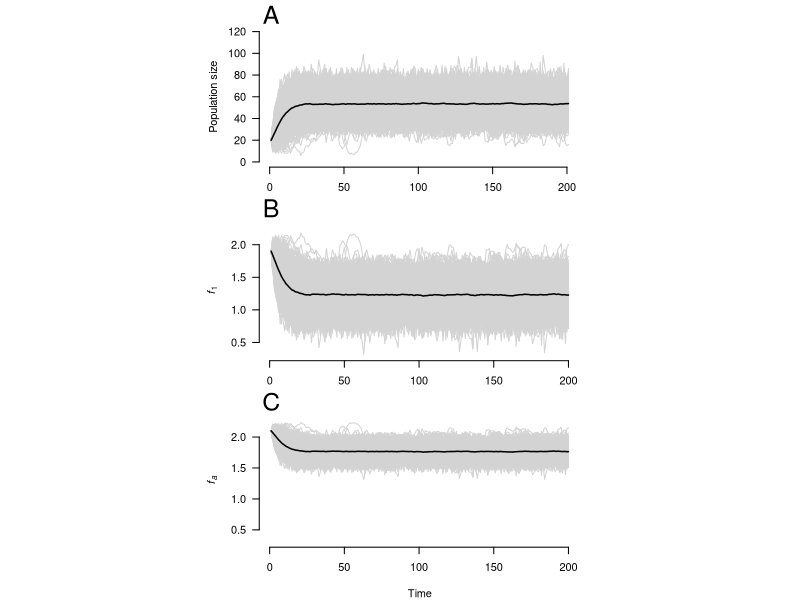

This chart was generated by the following R code:
# Schaub & Kery (2021) Integrated Population Models
# Chapter 3 : Introduction to stage-structured population models
# ----------------------------------------------------
# Code from proofs.

# 3.3 Classical analysis of a matrix population model
# ===================================================

# 3.3.6 Matrix population models with density-dependence and
#       demographic stochasticity
# -----------------------------------------------------------

# Define means of the demographic rates and strength of density-dependence
mean.sj <- 0.3
mean.sa <- 0.55
f1.int <- 2.3     # Productivity of 1y females when population size is 0
f1.beta <- -0.02  # Strength of density-dependence on productivity of 1y

# This is simply the slope of the regression of f1 on N
fa.int <- 2.3     # Productivity of adult females when population size is 0
fa.beta <- -0.01  # Strength of density-dependence on productivity of adults

# Define the number of years with predictions
T <- 200
nsim <- 1000

# Define population matrix and initial stage-specific population sizes
N <- array(NA, dim=c(2, T+1, nsim))
N[,1,] <- c(10, 10)
r <- f1 <- fa <- matrix(NA, nrow=T, ncol=nsim)

# Project population
for (s in 1:nsim){
  if(s %% 100 == 0) {cat(paste("*** Simrep", s, "***\n")) } # Counter
  for (t in 1:T){
    f1[t,s] <- f1.int + f1.beta * sum(N[,t,s])
    fa[t,s] <- fa.int + fa.beta * sum(N[,t,s])
    N[1,t+1,s] <- rpois(1, mean.sj * (f1[t,s] * N[1,t,s] + fa[t,s] * N[2,t,s]))
    N[2,t+1,s] <- rbinom(1, sum(N[,t,s]), mean.sa)
  } #t
} #s

# ~~~~ code for Fig. 3.16 ~~~~
op <- par(mar=c(2, 4, 2, 1), las=1, cex=1.1, "mfrow")
layout(matrix(1:3, 3, 1, byrow=TRUE), widths=2, heights=c(1, 1, 1.1), TRUE)
plot(colSums(N[,,1]), type="l", col="lightgrey", ylim=c(0, 120),
    ylab="Population size", xlab="", axes=FALSE)
axis(1); axis(2)
for (s in 2:nsim){
  lines(colSums(N[,,s]), col="lightgrey")
}
Nall <- apply(N, c(2,3), sum)
lines(apply(Nall, 1, mean), col="black", lwd=1.5)
mtext("A", at=1, cex=1.5)

f1[f1==f1.int] <- NA
plot(f1[,1], type="l", col="lightgrey", ylim=c(0.3, 2.3),
    ylab=expression(italic(f)[1]), xlab=NA, axes=FALSE)
axis(1); axis(2)
for (s in 2:nsim){
  lines(f1[,s], col="lightgrey")
}
lines(apply(f1, 1, mean, na.rm=TRUE), col="black", lwd=1.5)
mtext("B", at=1, cex=1.5)

par(mar=c(4,4,2,1))
fa[fa==fa.int] <- NA
plot(fa[,1], type="l", col="lightgrey", ylim=c(0.3, 2.3),
    ylab=expression(italic(f)[italic(a)]), xlab="Time", axes=FALSE)
axis(1); axis(2)
for (s in 2:nsim){
  lines(fa[,s], col="lightgrey")
}
lines(apply(fa, 1, mean, na.rm=TRUE), col="black", lwd=1.5)
mtext("C", at=1, cex=1.5)
par(op)
# ~~~~~~~~~~~~~~~~~~~~~~~~~~~~~~~~~~~~~~~~~~~~~~~~~~~~~~~~~

mean(Nall[T+1,])
# [1] 52.687

mean(f1[T,], na.rm=TRUE)
# [1] 1.237938
mean(fa[T,], na.rm=TRUE)
# [1] 1.768969

mean(Nall[201,] == 0)
# [1] 0.001
